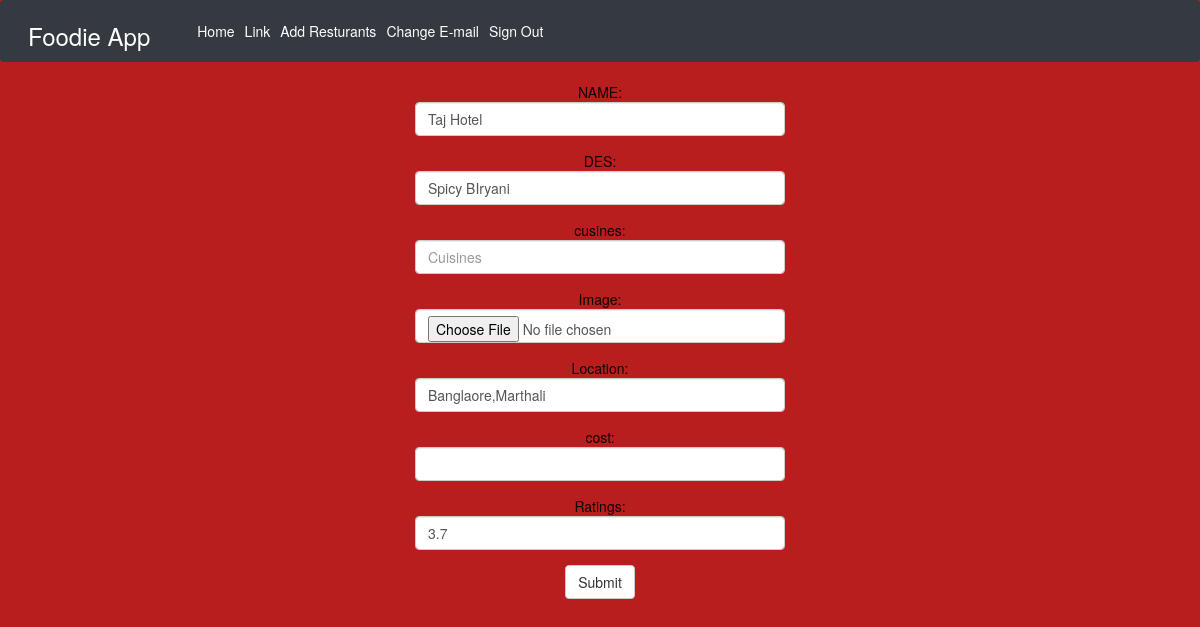
/update/29/ (signed in), run on the app's committed database.
### basic_app/models.py (models this page shows, shortened)
class Product(models.Model):
    name=models.CharField(max_length=264)
    description=models.CharField(max_length=264)
    location=models.CharField(max_length=264)
    document = models.FileField(upload_to='documents/')
    cost=models.BigIntegerField()
    cuisines=models.CharField(max_length=264)
    quantity= models.DecimalField(decimal_places=1,max_digits=5)
    class Meta:
        permissions=(
                  ('is_admin',_('Is Admin  ')),
                   ('is_user',('Is User')),
        )

### basic_app/views.py (the view)
# urls.py: url(r'^update/(?P<pk>\d+)/$',views.update,name="update"),
def update(request,pk):
    product=Product.objects.get(pk=pk)
    return render(request,'product_view.html',{'product':product})

### basic_app/templates/product_view.html (shortened to what this page needs)
{% extends 'app_base.html' %}
{% load static from staticfiles %}
{% load crispy_forms_tags %}
{% block body-block %}
<div class="container">
<form class="form-signin" method="POST" enctype="multipart/form-data" action="/hii/{{product.id}}/">
  <div class="form-group">
   NAME: <input type="text" class="form-control" placeholder="Paradise" value="{{product.name}}" id="id_username"   name="name">
  </div>
  <div class="form-group">
  DES:  <input type="text" class="form-control" id="pwd" value="{{product.description}}"  placeholder="Enter password" name="description">
  </div>
  <div class="form-group">
      <div class="form-group">
        cusines: <input type="text" class="form-control" id="location" value="{{product.cusines}}" placeholder="Cuisines" name="cuisines">
        </div>
  Image:  <input type="file" class="form-control" placeholder="5" id="qty"  name="document">
</div>
  <div class="form-group">
    Location: <input type="text" class="form-control" id="location" value="{{product.location}}" placeholder="Banglore,..." name="location">
    </div>
    <div class="form-group">
    cost: <input type="text" class="form-control" id="location" value="" placeholder="" name="cost">
    </div>
  <div class="form-group">
    Ratings:  <input type="text" class="form-control" placeholder="5" id="qty" value="{{product.quantity}}" name="quantity">
    </div>
    <button type="submit" id="btn" class="btn btn-default">Submit</button>
  </form>
  </div>
{% endblock %}

### static/CSS/main.css (style rules this page uses)
.container { text-align: center; width: 400px; }
body { background: rgb(185, 30, 30); color:rgb(17, 2, 2); }

### data on the page
Product: name "Taj Hotel", description "Spicy BIryani", location "Banglaore,Marthali", quantity "3.7"
